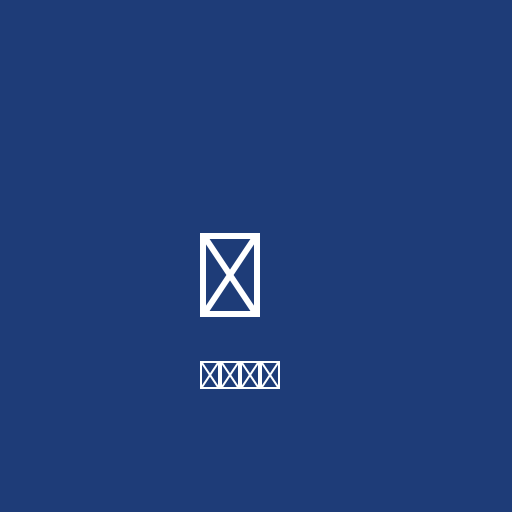

Generate this figure with Python:
from PIL import Image, ImageDraw

img = Image.new('RGB', (512, 512), color=(30, 60, 120))
draw = ImageDraw.Draw(img)

draw.text((200, 200), '🎲', font_size=120)
draw.text((200, 350), '班级管理', fill='white', font_size=40)

img.save('icon.png')
print("图标已创建")
